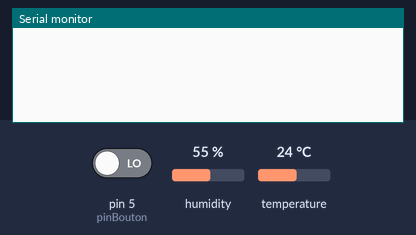
Recording of a sketch running on a simulated Arduino Uno, built with avr-gcc and run on an emulated ATmega328P. Shown: the last lines printed to the serial monitor. Inputs (shaded band) come from the test bench; at power-on: pin 5 (pinBouton) LOW, humidity 55 %, temperature 24 °C.

Above: at 1.2 s.
1.3 s: pin 5 (pinBouton) driven HIGH
At 2.5 s:
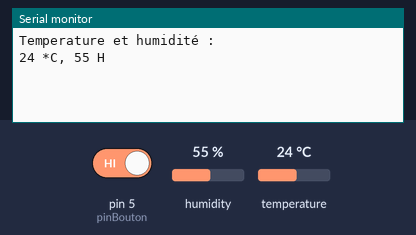
2.8 s: humidity set to 22 %
At 3.6 s:
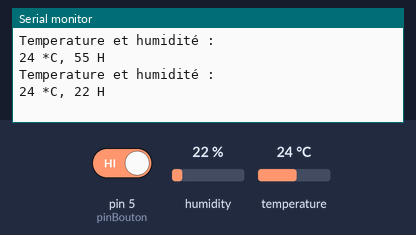
4.3 s: temperature set to 12 °C
At 5.5 s:
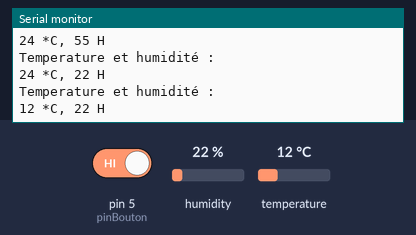
5.8 s: humidity set to 40 %
At 6.4 s:
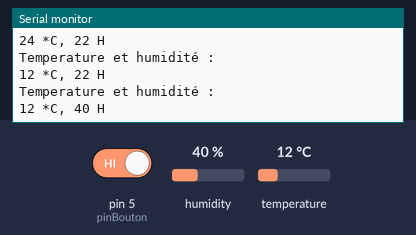
Timing chart, 0 to 8.3 s (numbered marks = the images above; inputs shaded):
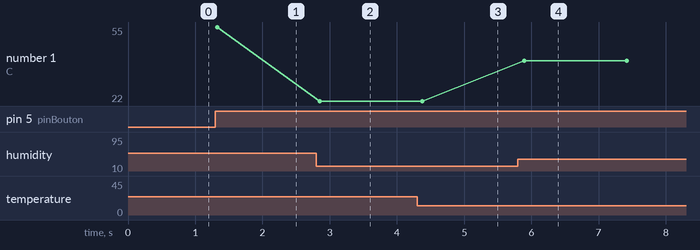

Measured:
- after the input at 1.3 s, the serial monitor: prints a new line at once (image 1)
- after the input at 2.8 s, the serial monitor: prints a new line after 0.05 s (image 2)
- after the input at 4.3 s, the serial monitor: prints a new line after 0.07 s (image 3)
- after the input at 5.8 s, the serial monitor: prints a new line after 0.10 s (image 4)
- plotted number 1: 55 → 22 after the input at 2.8 s, 22 → 40 after the input at 5.8 s

The sketch:

temperature.ino
```cpp
#include <SimpleDHT.h>

// for DHT11,
//      VCC: 5V or 3V
//      GND: GND
//      DATA: 2
int pinDHT11 = 2;
int pinBouton = 5;

SimpleDHT11 dht11;
int etat = 0;

void setup() {
  Serial.begin(115200);
  pinMode(pinBouton, INPUT);
}

void loop() {
  // start working...
  etat = digitalRead(pinBouton);
  if (etat == HIGH)
  {
    // read without samples.
    byte temperature = 0;
    byte humidity = 0;
    int err = SimpleDHTErrSuccess;
    if ((err = dht11.read(pinDHT11, &temperature, &humidity, NULL)) != SimpleDHTErrSuccess) {
      Serial.print("Read DHT11 failed, err="); Serial.println(err);delay(1000);
      return;
    }

    Serial.println("Temperature et humidité : ");
    Serial.print((int)temperature); Serial.print(" *C, ");
    Serial.print((int)humidity); Serial.println(" H");
    delay(1500);
  }
  // DHT11 sampling rate is 1HZ.
}
```
